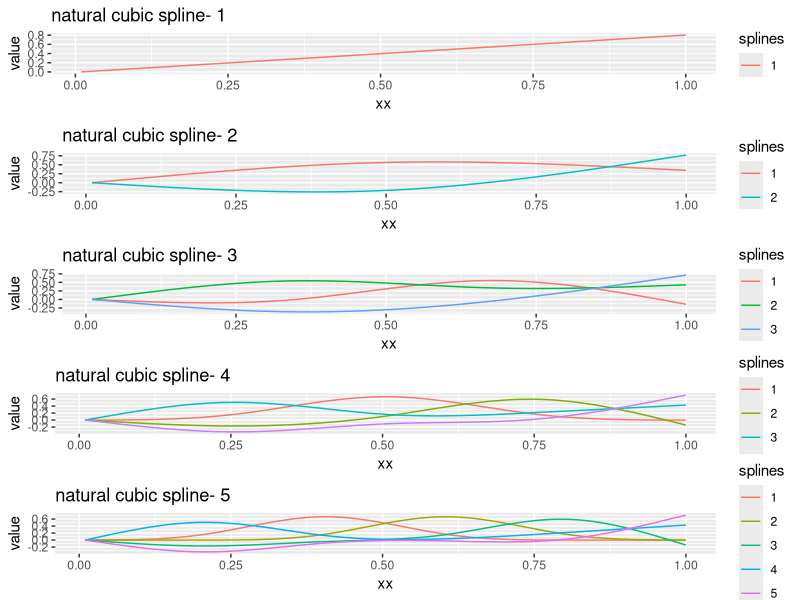
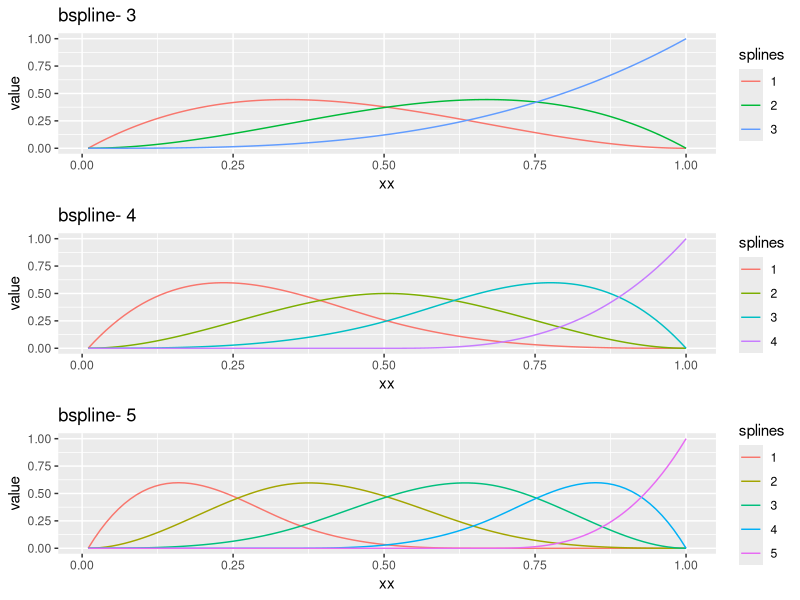

The R source for these figures, in order:
library(splines)
library(ggplot2)
library(gridExtra)


plot.splines = function(smooth="ns", df=1) {
  
  n.df = df
  n.sample = 100
  xx = 1:n.sample/n.sample
  
  if (smooth == "ns") {
    dt = ns(xx, df=n.df)
  } else {
    dt = bs(xx, df=n.df)
  }
  dt = data.frame(value = matrix(dt, ncol = 1, byrow = FALSE),
                  splines = as.factor(rep(1:n.df, each=n.sample)), 
                  xx = rep(xx, n.df)) 
  
  p0 = ggplot(data=dt) + 
    geom_line(aes(x=xx, y=value, color=splines))
  if (smooth == "ns") {
    p0 = p0 + ggtitle(paste("natural cubic spline-", n.df))
  } else {
    p0 = p0 + ggtitle(paste("bspline-", n.df))
  }
  return(p0)
}



setwd("/Users/mac/Documents/GitHub/covid_wildfire")

file.name = paste0("ExploratoryDataAnalysis/natural.splines.pdf")
pdf(file.name, width = 12, height = 5 * 4)

plot.out = list()
for (i in 1:5) {
  plot.out[[i]] = plot.splines(smooth="ns", df=i)
}
do.call('grid.arrange',c(plot.out, ncol = 1))
dev.off()



file.name = paste0("ExploratoryDataAnalysis/b.splines.pdf")
pdf(file.name, width = 12, height = 3 * 4)

plot.out = list()
for (i in 3:5) {
  plot.out[[i-2]] = plot.splines(smooth="bs", df=i)
}
do.call('grid.arrange',c(plot.out, ncol = 1))
dev.off()

